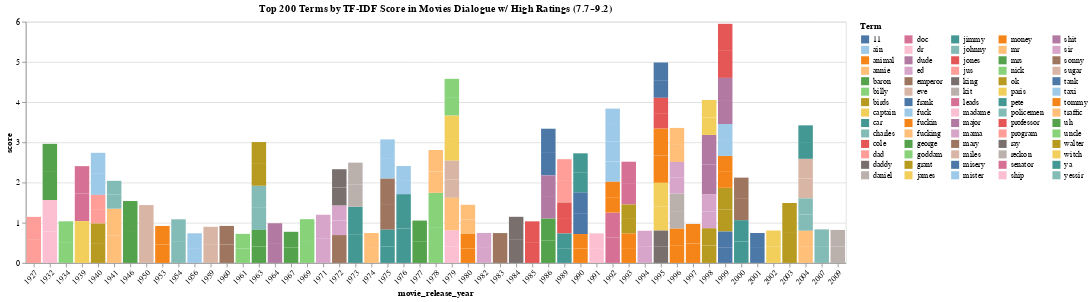

The notebook cell saved with this chart:
### Code cell
data = tfidf_df[(tfidf_df['is_year'] == 0) & (tfidf_df['is_name'] == 0)].head(200).reset_index(drop=True)
selection = alt.selection_point(fields=['term'], bind='legend')

chart = alt.Chart(data).mark_bar().encode(
    y='score',
    x=alt.X('movie_release_year:N', axis=alt.Axis(labelAngle=-45)),
    color=alt.Color('term', legend=alt.Legend(title='Term', orient='right', symbolLimit=len(data['term'].unique()), columns=5), scale=alt.Scale(scheme='tableau20')),
    tooltip=['term', 'score', 'movie_release_year'],
    opacity=alt.condition(selection, alt.value(1), alt.value(0.2))
).add_params(selection).properties(
    title='Top 200 Terms by TF-IDF Score in Movies Dialogue w/ High Ratings (7.7~9.2)'
)

chart

### Figure 1 — Vega-Lite specification as saved in the notebook (floating-point values rounded to 4 significant figures; data arrays with more than 128 entries replaced by an {"elided": "..."} marker saying what was removed)
{"config": {"view": {"continuousWidth": 300, "continuousHeight": 300}}, "data": {"name": "data-7338cfd0a678dfd5735751a0885d1190"}, "mark": {"type": "bar"}, "encoding": {"color": {"field": "term", "legend": {"columns": 5, "orient": "right", "symbolLimit": 70, "title": "Term"}, "scale": {"scheme": "tableau20"}, "type": "nominal"}, "opacity": {"condition": {"param": "param_3", "value": 1}, "value": 0.2}, "tooltip": [{"field": "term", "type": "nominal"}, {"field": "score", "type": "quantitative"}, {"field": "movie_release_year", "type": "quantitative"}], "x": {"axis": {"labelAngle": -45}, "field": "movie_release_year", "type": "nominal"}, "y": {"field": "score", "type": "quantitative"}}, "params": [{"name": "param_3", "select": {"type": "point", "fields": ["term"]}, "bind": "legend"}], "title": "Top 200 Terms by TF-IDF Score in Movies Dialogue w/ High Ratings (7.7~9.2)", "$schema": "https://vega.github.io/schema/vega-lite/v5.16.3.json", "datasets": {"data-7338cfd0a678dfd5735751a0885d1190": {"elided": "200 records"}}}
